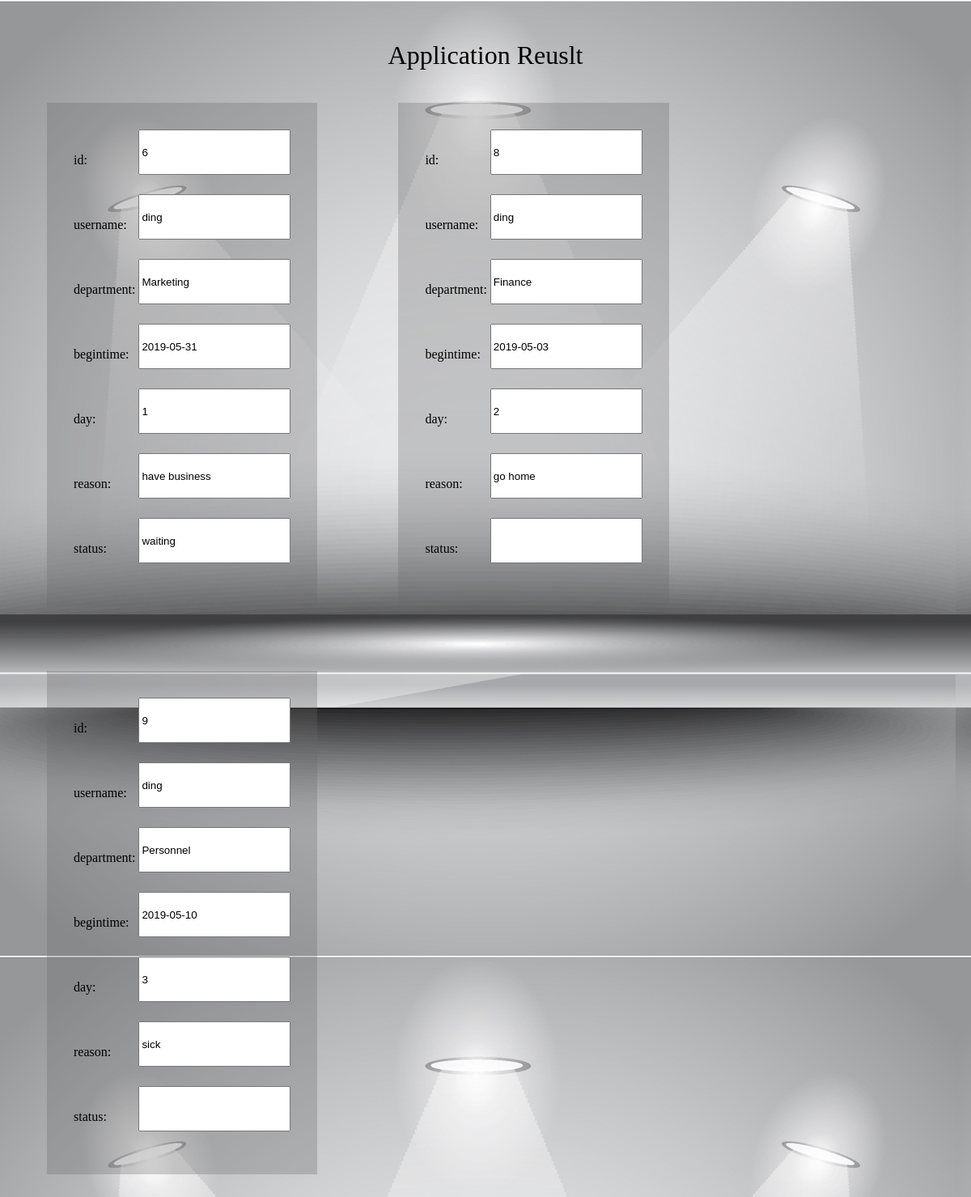
Screenshot of /user/HTML/result.php?username=ding (signed in) with the database file from the repository.
### tables this page shows
CREATE TABLE IF NOT EXISTS `application` (
  `id` int(11) NOT NULL,
  `username` varchar(15) DEFAULT NULL,
  `department` varchar(15) DEFAULT NULL,
  `begintime` varchar(15) DEFAULT NULL,
  `days` varchar(15) DEFAULT NULL,
  `reason` varchar(15) DEFAULT NULL,
  `applytime` varchar(15) DEFAULT NULL,
  `status` varchar(15) DEFAULT NULL,
  `checker` varchar(15) DEFAULT NULL
);

### user/HTML/result.php (the view, shortened to what this page needs)
<!DOCTYPE html>
<html>
<head>
	<link rel="stylesheet" type="text/css" href="../CSS/result.css">
</head>
<body>
	<div class="title">Application Reuslt</div>
	<div>
 <?php
	 $db = mysql_connect("localhost","zj","201901f10075");
	 $sql="select * from application";
     $result = mysql_query($sql,$db);
	 if(isset($_GET['username'])){
		$username = $_GET['username'];
		while($attr = mysql_fetch_array($result)){
			if($attr[1]==$username){
				$id=$attr[0];
				$username=$attr[1];
				$department=$attr[2];
				$begintime=$attr[3];
				$day=$attr[4];
				$reason=$attr[5];
				$status=$attr[7]; ?>
			<div class="content">
			<table>
				<tr>
					<td>id:</td>
					<td>
						<input type="text" name="id" value="<?php  echo $id;?>" readonly>
					</td>
				</tr>
				<tr>
					<td>username:</td>
					<td>
						<input type="text" name="username" value="<?php  echo $username;?>" readonly>
					</td>
				</tr>
				<tr>
					<td>department:</td>
					<td>
						<input type="text" name="department" value="<?php  echo $department;?>"readonly></td>
				</tr>
				<tr>
					<td>begintime:</td>
					<td>
						<input type="text" name="begintime" value="<?php echo $begintime;?>"readonly>
					</td>
				</tr>
				<tr>
					<td>day:</td>
					<td>
						<input type="text" name="day" value="<?php echo $day;?>"readonly>
					</td>
				</tr>
				<tr>
					<td>reason:</td>
					<td>
						<input type="text" name="reason" value="<?php echo $reason;?>"readonly>
					</td>
				</tr>
				<tr>
					<td>status:</td>
					<td>
						<input type="text" name="status" value="<?php echo $status;?>"readonly>
					</td>
				</tr>
			</table>
			<div>
			<?php }
		}
	}
?>
			</div>
		</div>
</body>
</html>

### user/CSS/result.css (style rules this page uses)
body { background: url(../images/2.jpg); }
table { float: left; margin:40px 50px; background-color: rgba(104,104,104,0.3); padding: 30px; }
.title { margin-top: 50px; display: flex; justify-content: center; font-size: 2em; }
input { width: 180px; height: 50px; margin-bottom: 20px; }

### rows the page displays
application: id "6", username "ding", department "Marketing", begintime "2019-05-31", day "1", reason "have business", status "waiting"
application: id "8", username "ding", department "Finance", begintime "2019-05-03", day "2", reason "go home"
application: id "9", username "ding", department "Personnel", begintime "2019-05-10", day "3", reason "sick"
